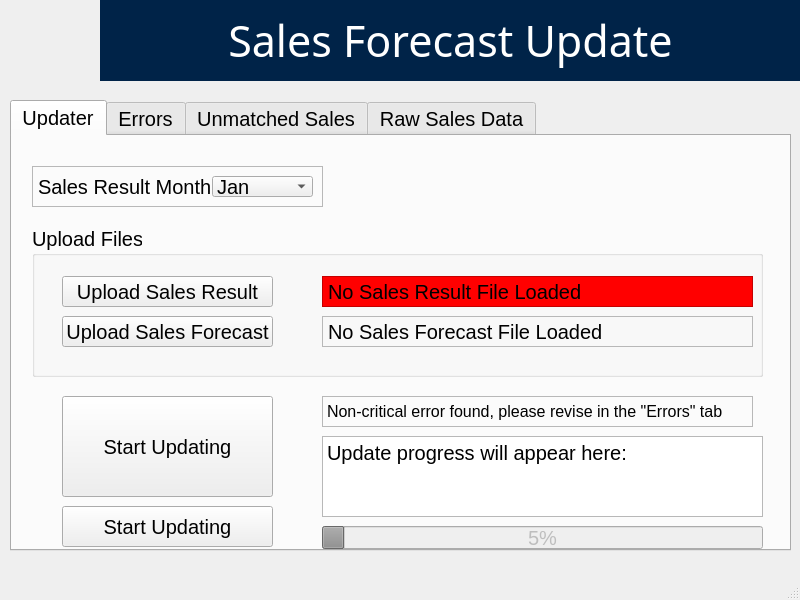
<?xml version="1.0" encoding="UTF-8"?>
<ui version="4.0">
 <class>MainWindow</class>
 <widget class="QMainWindow" name="MainWindow">
  <property name="geometry">
   <rect>
    <x>0</x>
    <y>0</y>
    <width>800</width>
    <height>600</height>
   </rect>
  </property>
  <property name="minimumSize">
   <size>
    <width>800</width>
    <height>600</height>
   </size>
  </property>
  <property name="maximumSize">
   <size>
    <width>800</width>
    <height>600</height>
   </size>
  </property>
  <property name="windowTitle">
   <string>MainWindow</string>
  </property>
  <widget class="QWidget" name="centralwidget">
   <widget class="QLabel" name="app_title">
    <property name="geometry">
     <rect>
      <x>100</x>
      <y>0</y>
      <width>701</width>
      <height>81</height>
     </rect>
    </property>
    <property name="maximumSize">
     <size>
      <width>16777215</width>
      <height>16777215</height>
     </size>
    </property>
    <property name="font">
     <font>
      <family>MS Reference Sans Serif</family>
      <pointsize>32</pointsize>
      <weight>50</weight>
      <bold>false</bold>
      <kerning>true</kerning>
     </font>
    </property>
    <property name="styleSheet">
     <string notr="true">background-color: rgb(0, 35, 72);
color: rgb(255, 255, 255);</string>
    </property>
    <property name="frameShape">
     <enum>QFrame::NoFrame</enum>
    </property>
    <property name="frameShadow">
     <enum>QFrame::Plain</enum>
    </property>
    <property name="midLineWidth">
     <number>0</number>
    </property>
    <property name="text">
     <string>Sales Forecast Update</string>
    </property>
    <property name="textFormat">
     <enum>Qt::PlainText</enum>
    </property>
    <property name="alignment">
     <set>Qt::AlignCenter</set>
    </property>
    <property name="wordWrap">
     <bool>false</bool>
    </property>
   </widget>
   <widget class="QLabel" name="label">
    <property name="geometry">
     <rect>
      <x>0</x>
      <y>0</y>
      <width>101</width>
      <height>81</height>
     </rect>
    </property>
    <property name="text">
     <string/>
    </property>
    <property name="pixmap">
     <pixmap>Images/DoehlerLogo.png</pixmap>
    </property>
    <property name="scaledContents">
     <bool>true</bool>
    </property>
   </widget>
   <widget class="QTabWidget" name="tabWidget">
    <property name="geometry">
     <rect>
      <x>10</x>
      <y>100</y>
      <width>781</width>
      <height>451</height>
     </rect>
    </property>
    <property name="font">
     <font>
      <pointsize>15</pointsize>
     </font>
    </property>
    <property name="currentIndex">
     <number>0</number>
    </property>
    <widget class="QWidget" name="tab">
     <attribute name="title">
      <string>Updater</string>
     </attribute>
     <widget class="QGroupBox" name="upload_box">
      <property name="geometry">
       <rect>
        <x>20</x>
        <y>90</y>
        <width>731</width>
        <height>151</height>
       </rect>
      </property>
      <property name="title">
       <string>Upload Files</string>
      </property>
      <widget class="QPushButton" name="sforecast_button">
       <property name="geometry">
        <rect>
         <x>30</x>
         <y>90</y>
         <width>211</width>
         <height>31</height>
        </rect>
       </property>
       <property name="text">
        <string>Upload Sales Forecast</string>
       </property>
      </widget>
      <widget class="QPushButton" name="sresults_button">
       <property name="geometry">
        <rect>
         <x>30</x>
         <y>50</y>
         <width>211</width>
         <height>31</height>
        </rect>
       </property>
       <property name="text">
        <string>Upload Sales Result</string>
       </property>
      </widget>
      <widget class="QLabel" name="sforecast_label">
       <property name="geometry">
        <rect>
         <x>290</x>
         <y>90</y>
         <width>431</width>
         <height>31</height>
        </rect>
       </property>
       <property name="font">
        <font>
         <pointsize>15</pointsize>
        </font>
       </property>
       <property name="frameShape">
        <enum>QFrame::StyledPanel</enum>
       </property>
       <property name="text">
        <string>No Sales Forecast File Loaded</string>
       </property>
      </widget>
      <widget class="QLabel" name="sresults_label">
       <property name="geometry">
        <rect>
         <x>290</x>
         <y>50</y>
         <width>431</width>
         <height>31</height>
        </rect>
       </property>
       <property name="font">
        <font>
         <pointsize>15</pointsize>
        </font>
       </property>
       <property name="styleSheet">
        <string notr="true">border-color: rgb(160, 160, 160);
background-color: rgb(255, 0, 0);</string>
       </property>
       <property name="frameShape">
        <enum>QFrame::StyledPanel</enum>
       </property>
       <property name="text">
        <string>No Sales Result File Loaded</string>
       </property>
      </widget>
     </widget>
     <widget class="QLabel" name="month_label">
      <property name="geometry">
       <rect>
        <x>20</x>
        <y>30</y>
        <width>291</width>
        <height>41</height>
       </rect>
      </property>
      <property name="frameShape">
       <enum>QFrame::StyledPanel</enum>
      </property>
      <property name="text">
       <string>Sales Result Month</string>
      </property>
     </widget>
     <widget class="QComboBox" name="month_comboBox">
      <property name="geometry">
       <rect>
        <x>200</x>
        <y>40</y>
        <width>101</width>
        <height>21</height>
       </rect>
      </property>
      <item>
       <property name="text">
        <string>Jan</string>
       </property>
      </item>
      <item>
       <property name="text">
        <string>Feb</string>
       </property>
      </item>
      <item>
       <property name="text">
        <string>Mar</string>
       </property>
      </item>
      <item>
       <property name="text">
        <string>Apr</string>
       </property>
      </item>
      <item>
       <property name="text">
        <string>May</string>
       </property>
      </item>
      <item>
       <property name="text">
        <string>Jun</string>
       </property>
      </item>
      <item>
       <property name="text">
        <string>Jul</string>
       </property>
      </item>
      <item>
       <property name="text">
        <string>Aug</string>
       </property>
      </item>
      <item>
       <property name="text">
        <string>Sep</string>
       </property>
      </item>
      <item>
       <property name="text">
        <string>Oct</string>
       </property>
      </item>
      <item>
       <property name="text">
        <string>Nov</string>
       </property>
      </item>
      <item>
       <property name="text">
        <string>Dec</string>
       </property>
      </item>
     </widget>
     <widget class="QPushButton" name="start_button">
      <property name="geometry">
       <rect>
        <x>50</x>
        <y>260</y>
        <width>211</width>
        <height>101</height>
       </rect>
      </property>
      <property name="text">
       <string>Start Updating</string>
      </property>
     </widget>
     <widget class="QProgressBar" name="progress_bar">
      <property name="enabled">
       <bool>false</bool>
      </property>
      <property name="geometry">
       <rect>
        <x>310</x>
        <y>390</y>
        <width>441</width>
        <height>23</height>
       </rect>
      </property>
      <property name="value">
       <number>5</number>
      </property>
     </widget>
     <widget class="QTextBrowser" name="progress_browser">
      <property name="geometry">
       <rect>
        <x>310</x>
        <y>300</y>
        <width>441</width>
        <height>81</height>
       </rect>
      </property>
      <property name="html">
       <string>&lt;!DOCTYPE HTML PUBLIC &quot;-//W3C//DTD HTML 4.0//EN&quot; &quot;http://www.w3.org/TR/REC-html40/strict.dtd&quot;&gt;
&lt;html&gt;&lt;head&gt;&lt;meta name=&quot;qrichtext&quot; content=&quot;1&quot; /&gt;&lt;style type=&quot;text/css&quot;&gt;
p, li { white-space: pre-wrap; }
&lt;/style&gt;&lt;/head&gt;&lt;body style=&quot; font-family:'MS UI Gothic'; font-size:15pt; font-weight:400; font-style:normal;&quot;&gt;
&lt;p style=&quot; margin-top:0px; margin-bottom:0px; margin-left:0px; margin-right:0px; -qt-block-indent:0; text-indent:0px;&quot;&gt;&lt;span style=&quot; font-family:'MS UI Gothic';&quot;&gt;Update progress will appear here:&lt;/span&gt;&lt;/p&gt;&lt;/body&gt;&lt;/html&gt;</string>
      </property>
     </widget>
     <widget class="QLabel" name="errors_label">
      <property name="geometry">
       <rect>
        <x>310</x>
        <y>260</y>
        <width>431</width>
        <height>31</height>
       </rect>
      </property>
      <property name="font">
       <font>
        <pointsize>12</pointsize>
       </font>
      </property>
      <property name="styleSheet">
       <string notr="true">border-color: rgb(160, 160, 160);</string>
      </property>
      <property name="frameShape">
       <enum>QFrame::StyledPanel</enum>
      </property>
      <property name="text">
       <string>Non-critical error found, please revise in the &quot;Errors&quot; tab</string>
      </property>
     </widget>
     <widget class="QPushButton" name="start_button_2">
      <property name="geometry">
       <rect>
        <x>50</x>
        <y>370</y>
        <width>211</width>
        <height>41</height>
       </rect>
      </property>
      <property name="text">
       <string>Start Updating</string>
      </property>
     </widget>
    </widget>
    <widget class="QWidget" name="tab_3">
     <attribute name="title">
      <string>Errors</string>
     </attribute>
     <widget class="QTextBrowser" name="textBrowser_2">
      <property name="geometry">
       <rect>
        <x>10</x>
        <y>10</y>
        <width>761</width>
        <height>401</height>
       </rect>
      </property>
     </widget>
    </widget>
    <widget class="QWidget" name="tab_4">
     <attribute name="title">
      <string>Unmatched Sales</string>
     </attribute>
     <widget class="QTextBrowser" name="textBrowser_3">
      <property name="geometry">
       <rect>
        <x>10</x>
        <y>10</y>
        <width>761</width>
        <height>401</height>
       </rect>
      </property>
     </widget>
    </widget>
    <widget class="QWidget" name="tab_2">
     <attribute name="title">
      <string>Raw Sales Data</string>
     </attribute>
     <widget class="QTextBrowser" name="textBrowser_4">
      <property name="geometry">
       <rect>
        <x>10</x>
        <y>10</y>
        <width>761</width>
        <height>401</height>
       </rect>
      </property>
      <property name="font">
       <font>
        <pointsize>4</pointsize>
       </font>
      </property>
      <property name="html">
       <string>&lt;!DOCTYPE HTML PUBLIC &quot;-//W3C//DTD HTML 4.0//EN&quot; &quot;http://www.w3.org/TR/REC-html40/strict.dtd&quot;&gt;
&lt;html&gt;&lt;head&gt;&lt;meta name=&quot;qrichtext&quot; content=&quot;1&quot; /&gt;&lt;style type=&quot;text/css&quot;&gt;
p, li { white-space: pre-wrap; }
&lt;/style&gt;&lt;/head&gt;&lt;body style=&quot; font-family:'MS UI Gothic'; font-size:4pt; font-weight:400; font-style:normal;&quot;&gt;
&lt;p style=&quot; margin-top:0px; margin-bottom:0px; margin-left:0px; margin-right:0px; -qt-block-indent:0; text-indent:0px;&quot;&gt;&lt;span style=&quot; font-family:'MS UI Gothic'; font-size:15pt;&quot;&gt;text&lt;/span&gt;&lt;/p&gt;
&lt;p style=&quot;-qt-paragraph-type:empty; margin-top:0px; margin-bottom:0px; margin-left:0px; margin-right:0px; -qt-block-indent:0; text-indent:0px; font-family:'MS UI Gothic'; font-size:15pt;&quot;&gt;&lt;br /&gt;&lt;/p&gt;&lt;/body&gt;&lt;/html&gt;</string>
      </property>
     </widget>
    </widget>
   </widget>
  </widget>
  <widget class="QMenuBar" name="menubar">
   <property name="geometry">
    <rect>
     <x>0</x>
     <y>0</y>
     <width>800</width>
     <height>22</height>
    </rect>
   </property>
  </widget>
  <widget class="QStatusBar" name="statusbar"/>
 </widget>
 <resources/>
 <connections/>
</ui>
